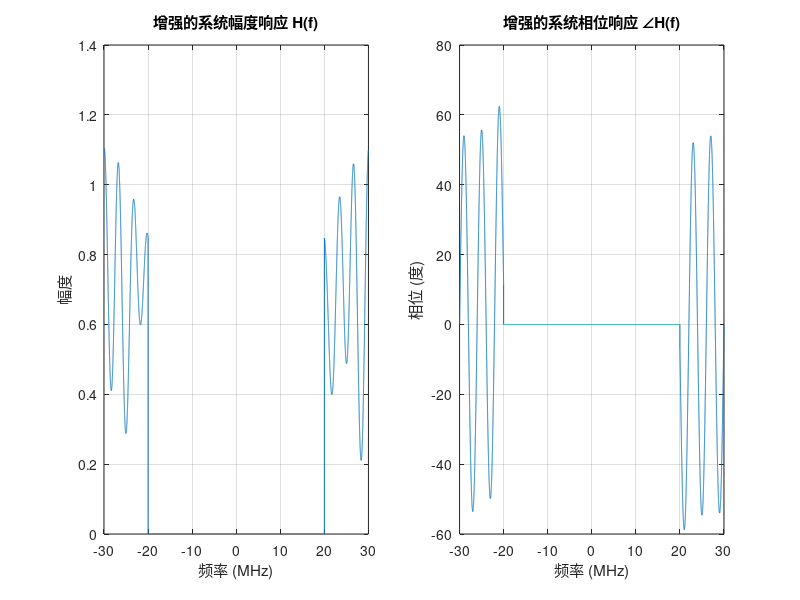
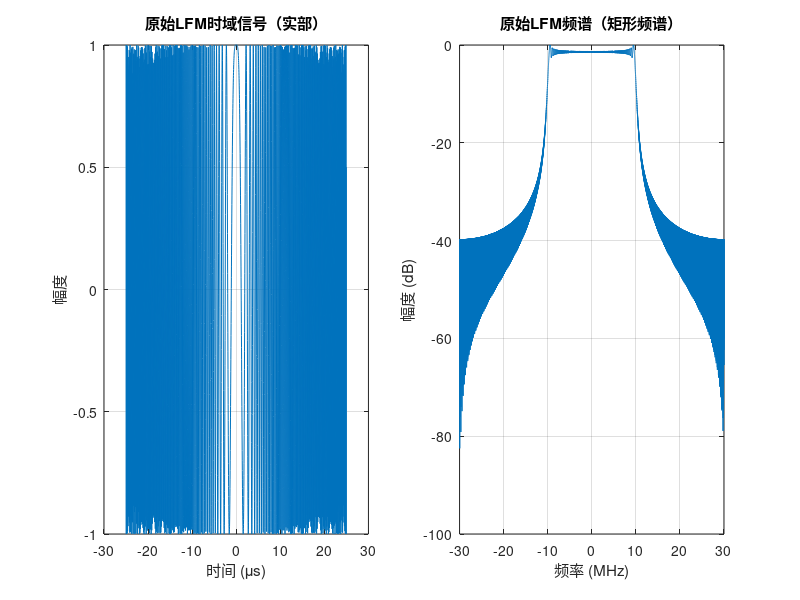

The MATLAB script that drew these images, in order: (Note: this script raises an error after producing the figures.)
%% 发射端LFM预补偿算法
clear; close all; clc;

%% 步骤0: 仿真参数设置
% 雷达参数
B = 20e6;               % 带宽: 20 MHz
T_pulse = 50e-6;        % 脉宽: 50 μs
fs = 60e6;              % 采样率: 60 MHz

% 处理参数
N_pulse = round(T_pulse * fs);      % 脉冲内采样点数
N_fft = 2^nextpow2(N_pulse * 8);    % FFT点数（8倍过采样）
freq = (-N_fft/2:N_fft/2-1) * (fs/N_fft);  % 频率轴

% 补偿参数
alpha_reg = 1e-2;       % 正则化因子系数（增大了）
A_max = 4.0;            % 最大增益限制（适当增大）

% 显示参数
f_center_idx = find(abs(freq)<=B/2);

%% 步骤0.1: 生成增强的系统频率响应 H[k]
% 增强幅度响应：更大的波动和不平坦度
H_mag = zeros(N_fft, 1);
H_mag(f_center_idx) = 0.7 + 0.4*cos(2*pi*freq(f_center_idx)/B*6) .* ...
                      exp(-(freq(f_center_idx)/(0.5*B)).^2) + ...
                      0.1*sin(2*pi*freq(f_center_idx)/B*3);

% 增强相位响应：更大的非线性相位失真
H_phase = zeros(N_fft, 1);
H_phase(f_center_idx) = 0.4*pi*(freq(f_center_idx)/B).^3 + ...
                        0.3*pi*sin(2*pi*freq(f_center_idx)/B*5) + ...
                        0.05*pi*(freq(f_center_idx)/B).^2;

% 组合成复数频率响应
H_k = H_mag .* exp(1j*H_phase);
H_k = fftshift(H_k);  % 转换为MATLAB的FFT顺序

% 显示系统响应
figure('Position', [100, 100, 1200, 400]);
subplot(1,2,1);
plot(freq/1e6, abs(H_k));
xlim([-B/1e6, B/1e6]*1.5);
xlabel('频率 (MHz)'); ylabel('幅度');
title('增强的系统幅度响应 H(f)');
grid on;

subplot(1,2,2);
plot(freq/1e6, unwrap(angle(H_k))*180/pi);
xlim([-B/1e6, B/1e6]*1.5);
xlabel('频率 (MHz)'); ylabel('相位 (度)');
title('增强的系统相位响应 ∠H(f)');
grid on;

%% 步骤1: 生成理想LFM信号及其频谱
% 生成时域LFM信号
t = (-N_pulse/2:N_pulse/2-1)' / fs;
k_chirp = B / T_pulse;  % 调频率
s_lfm = exp(1j * pi * k_chirp * t.^2);  % 基带LFM

% 过采样并补零到FFT长度
s_lfm_padded = zeros(N_fft, 1);
s_lfm_padded(1:N_pulse) = s_lfm;

% 计算LFM频谱
S_LFM_k = fft(s_lfm_padded, N_fft);

% 设置目标参考频谱 R[k]（使用未加权的理想LFM频谱）
R_k = S_LFM_k;

% 显示LFM信号及频谱
figure('Position', [100, 100, 1200, 400]);
subplot(1,2,1);
plot(t*1e6, real(s_lfm));
xlabel('时间 (μs)'); ylabel('幅度');
title('原始LFM时域信号（实部）');
grid on;

subplot(1,2,2);
S_LFM_mag = fftshift(abs(S_LFM_k));
plot(freq/1e6, 20*log10(S_LFM_mag/max(S_LFM_mag)));
xlim([-B/1e6, B/1e6]*1.5);
xlabel('频率 (MHz)'); ylabel('幅度 (dB)');
title('原始LFM频谱（矩形频谱）');
grid on;

%% 步骤2: 计算发射端预补偿谱（幅度+相位全补偿）
% 计算正则化项：使用均值而不是最大值，更稳定
epsilon = alpha_reg / mean(abs(H_k .* S_LFM_k));

% 核心补偿公式：G_tx[k] = R[k] / (H[k] * S_LFM[k] + ε)
G_tx_k = R_k ./ (H_k .* S_LFM_k + epsilon);

% 幅度限制：防止过高的增益导致PA饱和
G_tx_mag = abs(G_tx_k);
max_G = max(G_tx_mag);
if max_G > A_max
    fprintf('应用幅度限制: 最大增益 %.2f > 限制值 %.2f\n', max_G, A_max);
    G_tx_k = G_tx_k ./ max(1, G_tx_mag/A_max);
end

% 显示补偿滤波器
figure('Position', [100, 100, 1200, 400]);
subplot(1,2,1);
G_tx_mag_plot = fftshift(abs(G_tx_k));
plot(freq/1e6, 20*log10(G_tx_mag_plot/max(G_tx_mag_plot)));
xlim([-B/1e6, B/1e6]*1.5);
xlabel('频率 (MHz)'); ylabel('增益 (dB)');
title('预补偿滤波器幅度响应');
grid on;

subplot(1,2,2);
plot(freq/1e6, fftshift(unwrap(angle(G_tx_k)))*180/pi);
xlim([-B/1e6, B/1e6]*1.5);
xlabel('频率 (MHz)'); ylabel('相位 (度)');
title('预补偿滤波器相位响应');
grid on;

%% 步骤3: 频域窗/带宽约束 - 使用海明窗
% 创建海明窗：带宽内为1，带宽外为0
f_idx = find(abs(freq)<=B);
%创建海明窗
hamming_window = zeros(N_fft, 1);
% 生成对应带宽长度的海明窗（仅在LFM信号带宽内施加海明窗，带宽外为0）
hamming_win_local = hamming(length(f_idx));  % 生成局部海明窗
hamming_window(f_idx) = hamming_win_local;   % 填充到频域对应位置
W_k = fftshift(hamming_window);      % 转换为FFT顺序
% 应用海明窗
G_tx_k_windowed = G_tx_k .* W_k;

%% 步骤4: 形成发射频谱并IFFT回时域
% 应用预补偿：S_tx[k] = S_LFM[k] * G_tx[k] * W[k]
S_tx_k = S_LFM_k .* G_tx_k_windowed;

% IFFT得到时域信号
s_tx_time = ifft(S_tx_k, N_fft);

% 截取有效部分（保留原始脉冲长度）
s_tx_pulse = s_tx_time(1:N_pulse);

% 能量归一化（而不是幅度归一化）
s_tx_pulse = s_tx_pulse / sqrt(sum(abs(s_tx_pulse).^2));

%% 步骤5: 准备对比信号（统一能量归一化）
% 情况1: 理想LFM（作为参考基准）
s_ideal = s_lfm / sqrt(sum(abs(s_lfm).^2));

% 情况2: 原始LFM经过系统H（无预补偿）
S_LFM_full = fft(s_lfm_padded, N_fft);
S_with_H = S_LFM_full .* H_k;  % 经过系统响应
s_with_H_time = ifft(S_with_H, N_fft);
s_with_H = s_with_H_time(1:N_pulse);
s_with_H = s_with_H / sqrt(sum(abs(s_with_H).^2));

% 情况3: 预补偿LFM经过系统H（有预补偿）
S_tx_full = fft(s_tx_time, N_fft);  % 预补偿信号频谱
S_tx_with_H = S_tx_full .* H_k;  % 经过系统响应
s_tx_with_H_time = ifft(S_tx_with_H, N_fft);
s_tx_with_H = s_tx_with_H_time(1:N_pulse);
s_tx_with_H = s_tx_with_H / sqrt(sum(abs(s_tx_with_H).^2));

% 情况4: 仅预补偿不加窗后经过系统H
S_tx_k_no_window = S_LFM_k .* G_tx_k;
s_tx_time_no_window = ifft(S_tx_k_no_window, N_fft);
S_tx_no_window_with_H = fft(s_tx_time_no_window, N_fft) .* H_k;
s_tx_no_window_with_H_time = ifft(S_tx_no_window_with_H, N_fft);
s_tx_no_window_with_H = s_tx_no_window_with_H_time(1:N_pulse);
s_tx_no_window_with_H = s_tx_no_window_with_H / sqrt(sum(abs(s_tx_no_window_with_H).^2));

fprintf('\n=== 四种情况对比（统一能量归一化） ===\n');
fprintf('1. 理想LFM（无系统失真）\n');
fprintf('2. 原始LFM + 系统失真（无预补偿）\n');
fprintf('3. 预补偿LFM + 系统失真（有预补偿）\n\n');
fprintf('4. 预补偿LFM + 系统失真（仅预补偿不加窗）\n\n');

%% 步骤6: 自相关分析
% 计算自相关函数
t_corr = (-N_pulse+1:N_pulse-1) / fs * 1e6;  % 微秒

% 计算四种情况的自相关
auto_corr_ideal = xcorr(s_ideal, s_ideal);
auto_corr_no_comp = xcorr(s_with_H, s_with_H);
auto_corr_with_comp = xcorr(s_tx_with_H, s_tx_with_H);
auto_corr_precomp_only = xcorr(s_tx_no_window_with_H, s_tx_no_window_with_H);

% 归一化自相关（能量归一化）
auto_corr_ideal = auto_corr_ideal / max(abs(auto_corr_ideal));
auto_corr_no_comp = auto_corr_no_comp / max(abs(auto_corr_no_comp));
auto_corr_with_comp = auto_corr_with_comp / max(abs(auto_corr_with_comp));
auto_corr_precomp_only = auto_corr_precomp_only / max(abs(auto_corr_precomp_only));

% 转换为dB显示
auto_corr_ideal_db = 20*log10(abs(auto_corr_ideal) + 1e-10);
auto_corr_no_comp_db = 20*log10(abs(auto_corr_no_comp) + 1e-10);
auto_corr_with_comp_db = 20*log10(abs(auto_corr_with_comp) + 1e-10);
auto_corr_precomp_only_db = 20*log10(abs(auto_corr_precomp_only) + 1e-10);

%% 步骤7: 综合性能分析
figure('Position', [50, 50, 1400, 800]);

% 7.1 时域波形对比（实部）
subplot(3,3,1);
plot(t*1e6, real(s_ideal), 'k-', 'LineWidth', 1.5); hold on;
plot(t*1e6, real(s_with_H), 'r--', 'LineWidth', 1.5);
plot(t*1e6, real(s_tx_with_H), 'b-.', 'LineWidth', 1.5);
xlabel('时间 (μs)'); ylabel('幅度');
title('时域信号对比（实部）');
legend('理想LFM', '无预补偿', '有预补偿', 'Location', 'best');
grid on;

% 7.2 频谱对比
subplot(3,3,2);
% 重新计算频谱（从时域信号计算，确保正确）
s_ideal_padded = zeros(N_fft, 1);
s_ideal_padded(1:N_pulse) = s_ideal;
S_ideal_mag = fftshift(abs(fft(s_ideal_padded, N_fft)));

s_with_H_padded = zeros(N_fft, 1);
s_with_H_padded(1:N_pulse) = s_with_H;
S_no_comp_mag = fftshift(abs(fft(s_with_H_padded, N_fft)));

s_tx_with_H_padded = zeros(N_fft, 1);
s_tx_with_H_padded(1:N_pulse) = s_tx_with_H;
S_with_comp_mag = fftshift(abs(fft(s_tx_with_H_padded, N_fft)));

plot(freq/1e6, 20*log10(S_ideal_mag/max(S_ideal_mag)), 'k-', 'LineWidth', 1.5); hold on;
plot(freq/1e6, 20*log10(S_no_comp_mag/max(S_no_comp_mag)), 'r--', 'LineWidth', 1.5);
plot(freq/1e6, 20*log10(S_with_comp_mag/max(S_with_comp_mag)), 'b-.', 'LineWidth', 1.5);
xlim([-B/1e6*1.5, B/1e6*1.5]); ylim([-100, 5]);
xlabel('频率 (MHz)'); ylabel('幅度 (dB)');
title('经过系统后的频谱对比');
legend('理想LFM', '无预补偿', '有预补偿', 'Location', 'best');
grid on;

% 7.3 完整自相关函数（线性）
subplot(3,3,4);
plot(t_corr, abs(auto_corr_ideal), 'k-', 'LineWidth', 1.5); hold on;
plot(t_corr, abs(auto_corr_no_comp), 'r--', 'LineWidth', 1.5);
plot(t_corr, abs(auto_corr_with_comp), 'b-.', 'LineWidth', 1.5);
xlabel('时延 (μs)'); ylabel('幅度');
title('自相关函数（线性）');
legend('理想LFM', '无预补偿', '有预补偿', 'Location', 'best');
grid on;

% 7.4 完整自相关函数（对数）
subplot(3,3,5);
plot(t_corr, auto_corr_ideal_db, 'k-', 'LineWidth', 1.5); hold on;
plot(t_corr, auto_corr_no_comp_db, 'r--', 'LineWidth', 1.5);
plot(t_corr, auto_corr_with_comp_db, 'b-.', 'LineWidth', 1.5);
xlabel('时延 (μs)'); ylabel('幅度 (dB)');
title('自相关函数（对数）');
legend('理想LFM', '无预补偿', '有预补偿', 'Location', 'best');
grid on;
ylim([-120, 0]);

% 7.5 自相关主瓣区域（线性）
subplot(3,3,7);
center_idx = ceil(length(t_corr)/2);
range_idx = center_idx-50:center_idx+50;
plot(t_corr(range_idx), abs(auto_corr_ideal(range_idx)), 'k-', 'LineWidth', 1.5); hold on;
plot(t_corr(range_idx), abs(auto_corr_no_comp(range_idx)), 'r--', 'LineWidth', 1.5);
plot(t_corr(range_idx), abs(auto_corr_with_comp(range_idx)), 'b-.', 'LineWidth', 1.5);
xlabel('时延 (μs)'); ylabel('幅度');
title('自相关主瓣区域');
legend('理想LFM', '无预补偿', '有预补偿', 'Location', 'best');
grid on;

% 7.6 自相关旁瓣区域（对数）
subplot(3,3,8);
% 选择旁瓣区域（排除主瓣）
mainlobe_width = ceil(2*fs/B);  % 根据主瓣理论宽度设定
sidelobe_idx = [1:center_idx-mainlobe_width, center_idx+mainlobe_width:length(t_corr)];
plot(t_corr(sidelobe_idx), auto_corr_ideal_db(sidelobe_idx), 'k-', 'LineWidth', 1.5); hold on;
plot(t_corr(sidelobe_idx), auto_corr_no_comp_db(sidelobe_idx), 'r--', 'LineWidth', 1.5);
plot(t_corr(sidelobe_idx), auto_corr_with_comp_db(sidelobe_idx), 'b-.', 'LineWidth', 1.5);
xlabel('时延 (μs)'); ylabel('幅度 (dB)');
title('自相关旁瓣区域');
legend('理想LFM', '无预补偿', '有预补偿', 'Location', 'best');
grid on;
ylim([-120, 0]);

%% 步骤8: 计算和显示性能指标
% 峰值旁瓣比（PSLR）
center_idx = ceil(length(auto_corr_ideal)/2);
pslr_ideal = compute_pslr_corrected(auto_corr_ideal, center_idx, fs, B);
pslr_no_comp = compute_pslr_corrected(auto_corr_no_comp, center_idx, fs, B);
pslr_with_comp = compute_pslr_corrected(auto_corr_with_comp, center_idx, fs, B);
pslr_precomp_only = compute_pslr_corrected(auto_corr_precomp_only, center_idx, fs, B);

% 积分旁瓣比（ISLR）
islr_ideal = compute_islr_corrected(auto_corr_ideal, center_idx, fs, B);
islr_no_comp = compute_islr_corrected(auto_corr_no_comp, center_idx, fs, B);
islr_with_comp = compute_islr_corrected(auto_corr_with_comp, center_idx, fs, B);
islr_precomp_only = compute_islr_corrected(auto_corr_precomp_only, center_idx, fs, B);

% 主瓣宽度（3dB）
bw3db_ideal = compute_3db_width_corrected(auto_corr_ideal, center_idx, fs, B);
bw3db_no_comp = compute_3db_width_corrected(auto_corr_no_comp, center_idx, fs, B);
bw3db_with_comp = compute_3db_width_corrected(auto_corr_with_comp, center_idx, fs, B);
bw3db_precomp_only = compute_3db_width_corrected(auto_corr_precomp_only, center_idx, fs, B);

% 理论主瓣宽度
theory_width = 0.886 / B * 1e6;  % 微秒

% 理论PSLR（矩形窗）
theory_pslr = -13.26;  % dB

% 计算PAPR（峰均功率比） - 使用能量归一化后的信号
PAPR_ideal = 10*log10(max(abs(s_ideal).^2) / mean(abs(s_ideal).^2));
PAPR_no_comp = 10*log10(max(abs(s_with_H).^2) / mean(abs(s_with_H).^2));
PAPR_with_comp = 10*log10(max(abs(s_tx_with_H).^2) / mean(abs(s_tx_with_H).^2));
PAPR_precomp_only = 10*log10(max(abs(s_tx_no_window_with_H).^2) / mean(abs(s_tx_no_window_with_H).^2));

% 显示性能指标表格
subplot(3,3,[3,6,9]);
axis off;

% 创建性能对比表格
text_str = sprintf('=== 性能指标对比 ===\n\n');
text_str = [text_str sprintf('理论主瓣宽度: %.3f μs\n', theory_width)];
text_str = [text_str sprintf('理论PSLR: %.2f dB\n\n', theory_pslr)];
text_str = [text_str sprintf('%-15s %-12s %-12s %-12s\n', '情况', 'PSLR(dB)', 'ISLR(dB)', '3dB宽度(μs)')];
text_str = [text_str sprintf('%-15s %-12.2f %-12.2f %-12.3f\n', '理想LFM', pslr_ideal, islr_ideal, bw3db_ideal)];
text_str = [text_str sprintf('%-15s %-12.2f %-12.2f %-12.3f\n', '无预补偿', pslr_no_comp, islr_no_comp, bw3db_no_comp)];
text_str = [text_str sprintf('%-15s %-12.2f %-12.2f %-12.3f\n', '有预补偿', pslr_with_comp, islr_with_comp, bw3db_with_comp)];
text_str = [text_str sprintf('%-15s %-12.2f %-12.2f %-12.3f\n', '仅预补偿不加窗', pslr_precomp_only, islr_precomp_only, bw3db_precomp_only)];

text_str = [text_str sprintf('\n=== 改善效果 ===\n')];
text_str = [text_str sprintf('PSLR改善: %.2f dB\n', pslr_no_comp - pslr_with_comp)];
text_str = [text_str sprintf('ISLR改善: %.2f dB\n', islr_no_comp - islr_with_comp)];
text_str = [text_str sprintf('主瓣宽度变化: %.3f μs\n', bw3db_with_comp - bw3db_ideal)];

text_str = [text_str sprintf('\n=== PAPR对比（能量归一化后） ===\n')];
text_str = [text_str sprintf('理想LFM: %.2f dB\n', PAPR_ideal)];
text_str = [text_str sprintf('无预补偿: %.2f dB\n', PAPR_no_comp)];
text_str = [text_str sprintf('有预补偿: %.2f dB\n', PAPR_with_comp)];
text_str = [text_str sprintf('仅预补偿不加窗: %.2f dB\n', PAPR_precomp_only)];
text_str = [text_str sprintf('PAPR增加: %.2f dB\n', PAPR_with_comp - PAPR_ideal)];

text(0.1, 0.5, text_str, 'FontName', 'FixedWidth', 'FontSize', 10, 'VerticalAlignment', 'middle');
title('性能指标汇总（修正后）');

%% 步骤9: 性能改善可视化
figure('Position', [100, 100, 1200, 400]);

% 9.1 旁瓣对比
subplot(1,2,1);
mainlobe_exclude = ceil(fs/B);  % 根据主瓣宽度排除
sidelobe_idx_detailed = [1:center_idx-mainlobe_exclude, center_idx+mainlobe_exclude:length(t_corr)];

plot(t_corr(sidelobe_idx_detailed), auto_corr_ideal_db(sidelobe_idx_detailed), 'k-', 'LineWidth', 1.5); hold on;
plot(t_corr(sidelobe_idx_detailed), auto_corr_no_comp_db(sidelobe_idx_detailed), 'r--', 'LineWidth', 1.5);
plot(t_corr(sidelobe_idx_detailed), auto_corr_with_comp_db(sidelobe_idx_detailed), 'b-.', 'LineWidth', 1.5);
xlabel('时延 (μs)'); ylabel('幅度 (dB)');
title('自相关旁瓣对比');
legend('理想LFM', '无预补偿', '有预补偿', 'Location', 'best');
grid on;
ylim([-120, 0]);

% 9.2 性能改善柱状图
subplot(1,2,2);
improvement_data = [pslr_ideal, pslr_no_comp, pslr_with_comp; ...
                    islr_ideal, islr_no_comp, islr_with_comp; ...
                    bw3db_ideal, bw3db_no_comp, bw3db_with_comp];

bar_labels = {'理想LFM', '无预补偿', '有预补偿'};
bar(improvement_data');
set(gca, 'XTickLabel', bar_labels);
ylabel('数值');
legend('PSLR(dB)', 'ISLR(dB)', '3dB宽度(μs)', 'Location', 'best');
title('性能指标对比');
grid on;

% 在柱状图上添加数值标签
for i = 1:3
    for j = 1:3
        if j == 3  % 3dB宽度
            text_str = sprintf('%.3f', improvement_data(j,i));
        else  % PSLR和ISLR
            text_str = sprintf('%.2f', improvement_data(j,i));
        end
        text(i, improvement_data(j,i), text_str, ...
            'HorizontalAlignment', 'center', 'VerticalAlignment', 'bottom', ...
            'FontSize', 8);
    end
end


%% 控制台输出总结
fprintf('\n=== 性能总结 ===\n');
fprintf('理论PSLR（矩形窗）: %.2f dB\n', theory_pslr);
fprintf('实测PSLR - 理想LFM: %.2f dB\n', pslr_ideal);
fprintf('实测PSLR - 无预补偿: %.2f dB（恶化 %.2f dB）\n', pslr_no_comp, pslr_no_comp - pslr_ideal);
fprintf('实测PSLR - 有预补偿: %.2f dB（改善 %.2f dB）\n', pslr_with_comp, pslr_no_comp - pslr_with_comp);
fprintf('实测PSLR - 仅预补偿不加窗: %.2f dB\n', pslr_precomp_only);
fprintf('\n理论主瓣宽度: %.3f μs\n', theory_width);
fprintf('实测主瓣宽度 - 理想LFM: %.3f μs\n', bw3db_ideal);
fprintf('实测主瓣宽度 - 无预补偿: %.3f μs\n', bw3db_no_comp);
fprintf('实测主瓣宽度 - 有预补偿: %.3f μs\n', bw3db_with_comp);
fprintf('实测主瓣宽度 - 仅预补偿不加窗: %.3f μs\n', bw3db_precomp_only);
fprintf('\nPAPR - 理想LFM: %.2f dB\n', PAPR_ideal);
fprintf('PAPR - 无预补偿: %.2f dB\n', PAPR_no_comp);
fprintf('PAPR - 有预补偿: %.2f dB（增加 %.2f dB）\n', PAPR_with_comp, PAPR_with_comp - PAPR_ideal);
fprintf('PAPR - 仅预补偿不加窗: %.2f dB（增加 %.2f dB）\n', PAPR_precomp_only, PAPR_precomp_only - PAPR_ideal);
fprintf('\nISLR - 仅预补偿不加窗: %.2f dB\n', islr_precomp_only);


%% 步骤10: 引入rubust.m扰动并按win_length.m步骤4.1计算相位误差
% 采用rubust.m中的建模方式：H_pert = H_nominal .* (1+eps_a) .* exp(1j*eps_phi)
K_perturb = 20;
delta_a = 0.05;          % 幅度扰动上限（±5%，与rubust.m一致）
delta_phi = 5*pi/180;    % 相位扰动上限（±5°，与rubust.m一致）

H_scenarios = build_perturbed_channels(H_k, f_center_idx, K_perturb, delta_a, delta_phi);

restoration_error_vec = zeros(K_perturb,1);
time_error_vec = zeros(K_perturb,1);
pslr_perturb_vec = zeros(K_perturb,1);
islr_perturb_vec = zeros(K_perturb,1);
papr_perturb_vec = zeros(K_perturb,1);
mlw_perturb_vec = zeros(K_perturb,1);

for k = 1:K_perturb
    H_case = H_scenarios(:,k);

    % 按win_length.m步骤4.1：在扰动后的H(f)下重新做预补偿（不加窗）
    epsilon_i = alpha_reg * mean(abs(H_case .* S_LFM_k));
    G_tx_i = R_k ./ (H_case .* S_LFM_k + epsilon_i);

    % 幅度限制
    G_tx_i_mag = abs(G_tx_i);
    if max(G_tx_i_mag) > A_max
        G_tx_i = G_tx_i ./ max(1, G_tx_i_mag/A_max);
    end

    % 发射频谱 + 扰动系统响应后频谱
    S_tx_i = S_LFM_k .* G_tx_i;
    S_rx_i = S_tx_i .* H_case;

    % 扰动后+预补偿信号与原始LFM做误差比较（win_length步骤4.1）
    s_cmp_i = ifft(S_rx_i, N_fft);
    s_cmp_i = s_cmp_i(1:N_pulse);
    err_case = evaluate_reference_error(s_cmp_i, S_LFM_k, N_pulse, N_fft, freq, B);
    restoration_error_vec(k) = err_case.spec_nmse;
    time_error_vec(k) = err_case.time_nmse;

    % 归一化后用于PSLR/ISLR/PAPR/主瓣宽度评估
    s_rx_case = s_cmp_i / sqrt(sum(abs(s_cmp_i).^2) + eps);

    % 用test.m已有方式计算四个指标
    auto_corr_case = xcorr(s_rx_case, s_rx_case);
    auto_corr_case = auto_corr_case / (max(abs(auto_corr_case)) + eps);
    center_idx_case = ceil(length(auto_corr_case)/2);

    pslr_perturb_vec(k) = compute_pslr_corrected(auto_corr_case, center_idx_case, fs, B);
    islr_perturb_vec(k) = compute_islr_corrected(auto_corr_case, center_idx_case, fs, B);
    mlw_perturb_vec(k) = compute_3db_width_corrected(auto_corr_case, center_idx_case, fs, B);
    papr_perturb_vec(k) = 10*log10(max(abs(s_rx_case).^2) / mean(abs(s_rx_case).^2));
end

fprintf('\n=== 扰动信道下指标统计（K=%d）===\n', K_perturb);
fprintf('恢复误差(加扰动H后预补偿) spec\_nmse: 均值=%.6f, 最大=%.6f\n', mean(restoration_error_vec), max(restoration_error_vec));
fprintf('恢复误差(加扰动H后预补偿) time\_nmse: 均值=%.6f, 最大=%.6f\n', mean(time_error_vec), max(time_error_vec));
fprintf('PSLR(dB): 均值=%.4f, 最差=%.4f\n', mean(pslr_perturb_vec), max(pslr_perturb_vec));
fprintf('ISLR(dB): 均值=%.4f, 最差=%.4f\n', mean(islr_perturb_vec), max(islr_perturb_vec));
fprintf('PAPR(dB): 均值=%.4f, 最大=%.4f\n', mean(papr_perturb_vec), max(papr_perturb_vec));
fprintf('主瓣宽度(us): 均值=%.4f, 最大=%.4f\n', mean(mlw_perturb_vec), max(mlw_perturb_vec));

% 可视化：五个指标箱型图（相对频谱误差 + PSLR + ISLR + PAPR + 主瓣宽度）
metrics_matrix = [restoration_error_vec, pslr_perturb_vec, islr_perturb_vec, papr_perturb_vec, mlw_perturb_vec];
figure('Position', [120, 120, 1200, 420]);
boxplot(metrics_matrix, 'Labels', {'restoration spec NMSE','PSLR (dB)','ISLR (dB)','PAPR (dB)','Mainlobe Width (us)'});
ylabel('Metric Value');
title('扰动场景下五个指标箱型图（误差按win_length步骤4.1）');
grid on;


%% 步骤10: 不同B、T_pulse（fs=60e6）鲁棒性分析（1x2子图）
fs_robust = 60e6;
B_sweep_MHz = [10, 15, 20, 25, 30,35, 40];
Tp_sweep_us = [10, 15, 20, 25, 30,35, 40];

% 图A: 扫描B，固定T_pulse
T_fix = T_pulse;
num_B = numel(B_sweep_MHz);
robust_B = zeros(num_B, 5); % [B_MHz, PSLR, ISLR, MLW, PAPR]
for i = 1:num_B
    B_case = B_sweep_MHz(i) * 1e6;
    case_metrics = run_single_case_metrics_test(B_case, T_fix, fs_robust, alpha_reg, A_max);
    robust_B(i, :) = [B_sweep_MHz(i), case_metrics.pslr_with_comp, case_metrics.islr_with_comp, ...
        case_metrics.mlw_with_comp, case_metrics.papr_with_comp];
end

% 图B: 扫描T_pulse，固定B
B_fix = B;
num_T = numel(Tp_sweep_us);
robust_T = zeros(num_T, 5); % [Tp_us, PSLR, ISLR, MLW, PAPR]
for i = 1:num_T
    T_case = Tp_sweep_us(i) * 1e-6;
    case_metrics = run_single_case_metrics_test(B_fix, T_case, fs_robust, alpha_reg, A_max);
    robust_T(i, :) = [Tp_sweep_us(i), case_metrics.pslr_with_comp, case_metrics.islr_with_comp, ...
        case_metrics.mlw_with_comp, case_metrics.papr_with_comp];
end

figure;
set(gcf, 'Position', [150, 120, 1280, 460], 'Color', [1 1 1]);
tiledlayout(1,2,'Padding','compact','TileSpacing','compact');

% 图A：不同B下性能变化
nexttile;
yyaxis left;
p1 = plot(robust_B(:,1), robust_B(:,2), 'o-b', 'LineWidth', 1.5, 'MarkerSize', 6); hold on;
p2 = plot(robust_B(:,1), robust_B(:,3), 's-r', 'LineWidth', 1.5, 'MarkerSize', 6);
ylabel('PSLR / ISLR (dB)');

yyaxis right;
p3 = plot(robust_B(:,1), robust_B(:,4), '^-m', 'LineWidth', 1.5, 'MarkerSize', 6); hold on;
p4 = plot(robust_B(:,1), robust_B(:,5), 'd-k', 'LineWidth', 1.5, 'MarkerSize', 6);
ylabel('Mainlobe width (us) / PAPR (dB)');

xlabel('B (MHz)');
title('A: Performance vs B');
grid on;
set(gca, 'XTick', B_sweep_MHz);
legend([p1 p2 p3 p4], {'PSLR','ISLR','Mainlobe width','PAPR'}, 'Location', 'best');

% 图B：不同T_pulse下性能变化
nexttile;
yyaxis left;
p1 = plot(robust_T(:,1), robust_T(:,2), 'o-b', 'LineWidth', 1.5, 'MarkerSize', 6); hold on;
p2 = plot(robust_T(:,1), robust_T(:,3), 's-r', 'LineWidth', 1.5, 'MarkerSize', 6);
ylabel('PSLR / ISLR (dB)');

yyaxis right;
p3 = plot(robust_T(:,1), robust_T(:,4), '^-m', 'LineWidth', 1.5, 'MarkerSize', 6); hold on;
p4 = plot(robust_T(:,1), robust_T(:,5), 'd-k', 'LineWidth', 1.5, 'MarkerSize', 6);
ylabel('Mainlobe width (us) / PAPR (dB)');

xlabel('T_{pulse} (us)');
title('B: Performance vs T_{pulse}');
grid on;
set(gca, 'XTick', Tp_sweep_us);
legend([p1 p2 p3 p4], {'PSLR','ISLR','Mainlobe width','PAPR'}, 'Location', 'best');

%% 修正后的辅助函数

function metrics = run_single_case_metrics_test(B, T_pulse, fs, alpha_reg, A_max)
N_pulse = round(T_pulse * fs);
N_fft = 2^nextpow2(N_pulse * 8);
freq = (-N_fft/2:N_fft/2-1)' * (fs/N_fft);
f_center_idx = find(abs(freq)<=B/2);

H_mag = zeros(N_fft, 1);
H_mag(f_center_idx) = 0.7 + 0.4*cos(2*pi*freq(f_center_idx)/B*6) .* ...
                      exp(-(freq(f_center_idx)/(0.5*B)).^2) + ...
                      0.1*sin(2*pi*freq(f_center_idx)/B*3);
H_phase = zeros(N_fft, 1);
H_phase(f_center_idx) = 0.4*pi*(freq(f_center_idx)/B).^3 + ...
                        0.3*pi*sin(2*pi*freq(f_center_idx)/B*5) + ...
                        0.05*pi*(freq(f_center_idx)/B).^2;
H_k = fftshift(H_mag .* exp(1j*H_phase));

t = (-N_pulse/2:N_pulse/2-1)' / fs;
k_chirp = B / T_pulse;
s_lfm = exp(1j * pi * k_chirp * t.^2);
s_lfm_padded = zeros(N_fft, 1);
s_lfm_padded(1:N_pulse) = s_lfm;
S_LFM_k = fft(s_lfm_padded, N_fft);
R_k = S_LFM_k;

epsilon = alpha_reg / mean(abs(H_k .* S_LFM_k));
G_tx_k = R_k ./ (H_k .* S_LFM_k + epsilon);
G_tx_mag = abs(G_tx_k);
if max(G_tx_mag) > A_max
    G_tx_k = G_tx_k ./ max(1, G_tx_mag/A_max);
end

f_idx = find(abs(freq)<=B);
hamming_window = zeros(N_fft, 1);
hamming_window(f_idx) = hamming(length(f_idx));
W_k = fftshift(hamming_window);

S_tx_k = S_LFM_k .* (G_tx_k .* W_k);
s_tx_time = ifft(S_tx_k, N_fft);
S_tx_with_H = fft(s_tx_time, N_fft) .* H_k;
s_tx_with_H_time = ifft(S_tx_with_H, N_fft);
s_tx_with_H_pulse = s_tx_with_H_time(1:N_pulse);
s_tx_with_H_pulse = s_tx_with_H_pulse / sqrt(sum(abs(s_tx_with_H_pulse).^2));

auto_corr = xcorr(s_tx_with_H_pulse, s_tx_with_H_pulse);
auto_corr = auto_corr / max(abs(auto_corr));
peak_idx = ceil(length(auto_corr)/2);

metrics.pslr_with_comp = compute_pslr_corrected(auto_corr, peak_idx, fs, B);
metrics.islr_with_comp = compute_islr_corrected(auto_corr, peak_idx, fs, B);
metrics.mlw_with_comp = compute_3db_width_corrected(auto_corr, peak_idx, fs, B);
metrics.papr_with_comp = 10*log10(max(abs(s_tx_with_H_pulse).^2) / mean(abs(s_tx_with_H_pulse).^2));
end

function pslr = compute_pslr_corrected(corr_signal, peak_idx, fs, B)
    % 修正的峰值旁瓣比计算函数
    % 基于主瓣理论宽度定义区域
    % 主瓣宽度 ≈ 1/B，转换为采样点数
    mainlobe_width_samples = ceil(2 * fs / B);  % 取2倍作为安全余量
    
    % 确保边界有效
    mainlobe_start = max(1, peak_idx - mainlobe_width_samples);
    mainlobe_end = min(length(corr_signal), peak_idx + mainlobe_width_samples);
    
    % 创建掩码排除主瓣
    mask = true(length(corr_signal), 1);
    mask(mainlobe_start:mainlobe_end) = false;
    
    % 如果没有旁瓣，返回一个较差的值
    if sum(mask) == 0
        pslr = -5;  % 一个较差的值
        return;
    end
    
    % 计算旁瓣峰值和主瓣峰值
    sidelobe_peak = max(abs(corr_signal(mask)));
    mainlobe_peak = abs(corr_signal(peak_idx));
    
    % 计算PSLR（dB）
    if mainlobe_peak > 0
        pslr = 20*log10(sidelobe_peak / mainlobe_peak);
    else
        pslr = -inf;
    end
end

function islr = compute_islr_corrected(corr_signal, peak_idx, fs, B)
    % 修正的积分旁瓣比计算函数
    % 主瓣宽度 ≈ 1/B，转换为采样点数
    mainlobe_width_samples = ceil(2 * fs / B);  % 取2倍作为安全余量
    
    % 确保边界有效
    mainlobe_start = max(1, peak_idx - mainlobe_width_samples);
    mainlobe_end = min(length(corr_signal), peak_idx + mainlobe_width_samples);
    
    % 主瓣能量
    mainlobe_energy = sum(abs(corr_signal(mainlobe_start:mainlobe_end)).^2);
    
    % 总能量
    total_energy = sum(abs(corr_signal).^2);
    
    % 旁瓣能量 = 总能量 - 主瓣能量
    sidelobe_energy = total_energy - mainlobe_energy;
    
    % 计算ISLR（dB）
    if mainlobe_energy > 0 && sidelobe_energy > 0
        islr = 10*log10(sidelobe_energy / mainlobe_energy);
    else
        islr = -inf;
    end
end

function bw_3db = compute_3db_width_corrected(corr_signal, peak_idx, fs, B)
    % 修正的3dB主瓣宽度计算函数
    corr_mag = abs(corr_signal);
    peak_value = corr_mag(peak_idx);
    
    % 找到3dB点（峰值下降3dB）
    threshold_3db = peak_value / sqrt(2);  % -3dB点
    
    % 向左搜索3dB点
    left_idx = peak_idx;
    step_count = 0;
    max_steps = 100;  % 防止无限循环
    
    while left_idx > 1 && corr_mag(left_idx) >= threshold_3db && step_count < max_steps
        left_idx = left_idx - 1;
        step_count = step_count + 1;
    end
    
    % 向右搜索3dB点
    right_idx = peak_idx;
    step_count = 0;
    
    while right_idx < length(corr_mag) && corr_mag(right_idx) >= threshold_3db && step_count < max_steps
        right_idx = right_idx + 1;
        step_count = step_count + 1;
    end
    
    % 计算宽度（秒）
    width_samples = right_idx - left_idx;
    bw_3db = width_samples / fs * 1e6;  % 转换为微秒
    
    % 如果找不到3dB点或宽度异常，返回理论值
    if bw_3db <= 0 || bw_3db > 100
        bw_3db = 0.886 / B * 1e6;  % 修正后的理论公式
    end
    
    % 确保宽度不会太小
    if bw_3db < 0.01
        bw_3db = 0.886 / B * 1e6;
    end
end


function H_scenarios = build_perturbed_channels(H_nominal, inband_idx, K, delta_a, delta_phi)
N = numel(H_nominal);
H_scenarios = repmat(H_nominal, 1, K);

for k = 1:K
    eps_a = zeros(N,1);
    eps_phi = zeros(N,1);
    eps_a(inband_idx) = -delta_a + 2*delta_a*rand(numel(inband_idx),1);
    eps_phi(inband_idx) = -delta_phi + 2*delta_phi*rand(numel(inband_idx),1);
    H_scenarios(:,k) = H_nominal .* (1 + eps_a) .* exp(1j*eps_phi);
end
end

function E_spec = compute_spectrum_error(S_ideal_k, S_out_k, freq, B)
% win_length.m步骤4.1中使用的带内归一化频谱相对误差
band_idx = abs(freq)<=B/2;
A = abs(S_ideal_k(band_idx));
Bv = abs(S_out_k(band_idx));
A = A / (norm(A,2) + eps);
Bv = Bv / (norm(Bv,2) + eps);
E_spec = (norm(Bv - A, 2)^2) / (norm(A, 2)^2 + eps);
end

function err = evaluate_reference_error(s_cmp, S_ideal_k, N_pulse, N_fft, freq, B)
% win_length.m步骤4.1中用于restoration error和time error的计算方式
s_ideal = ifft(S_ideal_k, N_fft);
s_ideal = s_ideal(1:N_pulse);
s_ideal = s_ideal / sqrt(sum(abs(s_ideal).^2) + eps);
s_cmp = s_cmp / sqrt(sum(abs(s_cmp).^2) + eps);

err.time_nmse = norm(s_cmp - s_ideal, 2)^2 / (norm(s_ideal,2)^2 + eps);

s_cmp_pad = zeros(N_fft,1);
s_cmp_pad(1:N_pulse) = s_cmp;
S_cmp = fft(s_cmp_pad, N_fft);
err.spec_nmse = compute_spectrum_error(S_ideal_k, S_cmp, freq, B);
end
